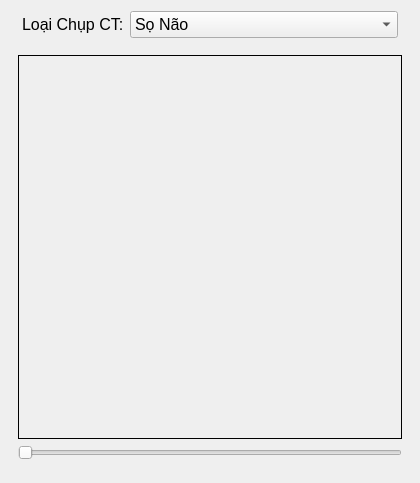
<?xml version="1.0" encoding="UTF-8"?>
<ui version="4.0">
 <class>CTScanPatient</class>
 <widget class="QFrame" name="CTScanPatient">
  <property name="geometry">
   <rect>
    <x>0</x>
    <y>0</y>
    <width>420</width>
    <height>483</height>
   </rect>
  </property>
  <property name="minimumSize">
   <size>
    <width>420</width>
    <height>483</height>
   </size>
  </property>
  <property name="windowTitle">
   <string>Frame</string>
  </property>
  <layout class="QVBoxLayout" name="verticalLayout_3">
   <item>
    <layout class="QHBoxLayout" name="horizontalLayout_2">
     <item>
      <spacer name="horizontalSpacer">
       <property name="orientation">
        <enum>Qt::Horizontal</enum>
       </property>
       <property name="sizeHint" stdset="0">
        <size>
         <width>40</width>
         <height>20</height>
        </size>
       </property>
      </spacer>
     </item>
     <item>
      <layout class="QHBoxLayout" name="horizontalLayout">
       <item>
        <widget class="QLabel" name="label">
         <property name="font">
          <font>
           <pointsize>12</pointsize>
          </font>
         </property>
         <property name="text">
          <string>Loại Chụp CT:</string>
         </property>
        </widget>
       </item>
       <item>
        <widget class="QComboBox" name="comboCTScanType">
         <property name="minimumSize">
          <size>
           <width>268</width>
           <height>0</height>
          </size>
         </property>
         <property name="font">
          <font>
           <pointsize>12</pointsize>
          </font>
         </property>
         <item>
          <property name="text">
           <string>Sọ Não</string>
          </property>
         </item>
         <item>
          <property name="text">
           <string>Phổi</string>
          </property>
         </item>
         <item>
          <property name="text">
           <string>Xương</string>
          </property>
         </item>
         <item>
          <property name="text">
           <string>Ổ Bụng</string>
          </property>
         </item>
        </widget>
       </item>
      </layout>
     </item>
     <item>
      <spacer name="horizontalSpacer_2">
       <property name="orientation">
        <enum>Qt::Horizontal</enum>
       </property>
       <property name="sizeHint" stdset="0">
        <size>
         <width>40</width>
         <height>20</height>
        </size>
       </property>
      </spacer>
     </item>
    </layout>
   </item>
   <item>
    <layout class="QHBoxLayout" name="horizontalLayout_3">
     <item>
      <spacer name="horizontalSpacer_3">
       <property name="orientation">
        <enum>Qt::Horizontal</enum>
       </property>
       <property name="sizeHint" stdset="0">
        <size>
         <width>40</width>
         <height>20</height>
        </size>
       </property>
      </spacer>
     </item>
     <item>
      <layout class="QVBoxLayout" name="verticalLayout_2">
       <property name="spacing">
        <number>6</number>
       </property>
       <item>
        <spacer name="verticalSpacer">
         <property name="orientation">
          <enum>Qt::Vertical</enum>
         </property>
         <property name="sizeHint" stdset="0">
          <size>
           <width>20</width>
           <height>40</height>
          </size>
         </property>
        </spacer>
       </item>
       <item>
        <layout class="QVBoxLayout" name="verticalLayout">
         <item>
          <widget class="QLabel" name="lbCTScanImg">
           <property name="minimumSize">
            <size>
             <width>384</width>
             <height>384</height>
            </size>
           </property>
           <property name="maximumSize">
            <size>
             <width>384</width>
             <height>384</height>
            </size>
           </property>
           <property name="frameShape">
            <enum>QFrame::Box</enum>
           </property>
           <property name="text">
            <string/>
           </property>
          </widget>
         </item>
         <item>
          <widget class="QSlider" name="hSlider">
           <property name="minimumSize">
            <size>
             <width>384</width>
             <height>0</height>
            </size>
           </property>
           <property name="maximumSize">
            <size>
             <width>384</width>
             <height>16777215</height>
            </size>
           </property>
           <property name="minimum">
            <number>1</number>
           </property>
           <property name="orientation">
            <enum>Qt::Horizontal</enum>
           </property>
          </widget>
         </item>
        </layout>
       </item>
       <item>
        <spacer name="verticalSpacer_2">
         <property name="orientation">
          <enum>Qt::Vertical</enum>
         </property>
         <property name="sizeHint" stdset="0">
          <size>
           <width>20</width>
           <height>40</height>
          </size>
         </property>
        </spacer>
       </item>
      </layout>
     </item>
     <item>
      <spacer name="horizontalSpacer_4">
       <property name="orientation">
        <enum>Qt::Horizontal</enum>
       </property>
       <property name="sizeHint" stdset="0">
        <size>
         <width>40</width>
         <height>20</height>
        </size>
       </property>
      </spacer>
     </item>
    </layout>
   </item>
  </layout>
 </widget>
 <resources/>
 <connections/>
</ui>
